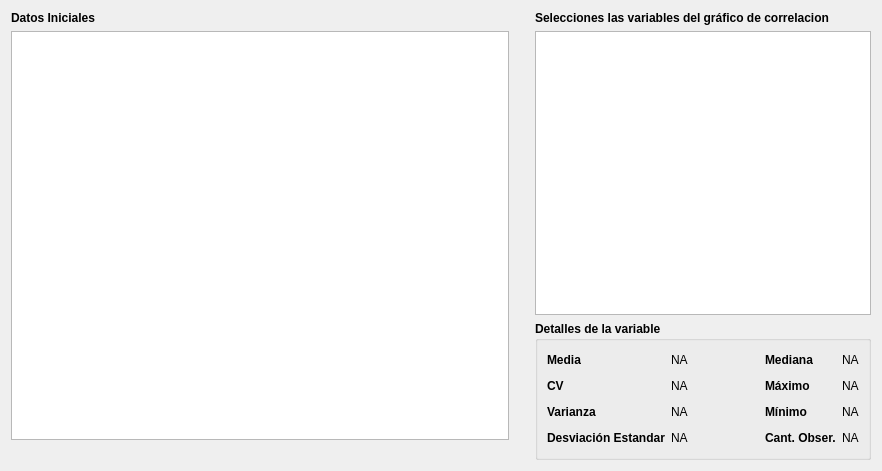
<?xml version="1.0" encoding="UTF-8"?>
<ui version="4.0">
 <class>WidgetDataFilter</class>
 <widget class="QWidget" name="WidgetDataFilter">
  <property name="geometry">
   <rect>
    <x>0</x>
    <y>0</y>
    <width>882</width>
    <height>471</height>
   </rect>
  </property>
  <property name="windowTitle">
   <string>Form</string>
  </property>
  <layout class="QHBoxLayout" name="horizontalLayout">
   <item>
    <layout class="QVBoxLayout" name="verticalLayout_3">
     <item>
      <layout class="QVBoxLayout" name="verticalLayout">
       <property name="sizeConstraint">
        <enum>QLayout::SetMinimumSize</enum>
       </property>
       <item>
        <widget class="QLabel" name="label">
         <property name="sizePolicy">
          <sizepolicy hsizetype="Maximum" vsizetype="Fixed">
           <horstretch>0</horstretch>
           <verstretch>0</verstretch>
          </sizepolicy>
         </property>
         <property name="font">
          <font>
           <weight>75</weight>
           <bold>true</bold>
          </font>
         </property>
         <property name="text">
          <string>Datos Iniciales</string>
         </property>
        </widget>
       </item>
       <item>
        <widget class="QTableView" name="tableViewDataFrame">
         <property name="sizePolicy">
          <sizepolicy hsizetype="MinimumExpanding" vsizetype="Expanding">
           <horstretch>0</horstretch>
           <verstretch>0</verstretch>
          </sizepolicy>
         </property>
         <property name="minimumSize">
          <size>
           <width>0</width>
           <height>0</height>
          </size>
         </property>
        </widget>
       </item>
      </layout>
     </item>
     <item>
      <spacer name="horizontalSpacer_5">
       <property name="orientation">
        <enum>Qt::Horizontal</enum>
       </property>
       <property name="sizeType">
        <enum>QSizePolicy::MinimumExpanding</enum>
       </property>
       <property name="sizeHint" stdset="0">
        <size>
         <width>426</width>
         <height>20</height>
        </size>
       </property>
      </spacer>
     </item>
    </layout>
   </item>
   <item>
    <layout class="QGridLayout" name="gridLayout_2">
     <item row="0" column="0">
      <spacer name="verticalSpacer">
       <property name="orientation">
        <enum>Qt::Vertical</enum>
       </property>
       <property name="sizeHint" stdset="0">
        <size>
         <width>20</width>
         <height>218</height>
        </size>
       </property>
      </spacer>
     </item>
     <item row="0" column="1">
      <layout class="QVBoxLayout" name="verticalLayout_2">
       <item>
        <widget class="QLabel" name="label_2">
         <property name="sizePolicy">
          <sizepolicy hsizetype="Maximum" vsizetype="Maximum">
           <horstretch>0</horstretch>
           <verstretch>0</verstretch>
          </sizepolicy>
         </property>
         <property name="font">
          <font>
           <weight>75</weight>
           <bold>true</bold>
          </font>
         </property>
         <property name="text">
          <string>Selecciones las variables del gráfico de correlacion</string>
         </property>
        </widget>
       </item>
       <item>
        <widget class="QListView" name="listViewVariable">
         <property name="sizePolicy">
          <sizepolicy hsizetype="Preferred" vsizetype="Minimum">
           <horstretch>0</horstretch>
           <verstretch>0</verstretch>
          </sizepolicy>
         </property>
         <property name="minimumSize">
          <size>
           <width>250</width>
           <height>0</height>
          </size>
         </property>
         <property name="maximumSize">
          <size>
           <width>16777215</width>
           <height>16777215</height>
          </size>
         </property>
        </widget>
       </item>
      </layout>
     </item>
     <item row="1" column="1">
      <widget class="QGroupBox" name="gBVariable">
       <property name="sizePolicy">
        <sizepolicy hsizetype="Preferred" vsizetype="Minimum">
         <horstretch>0</horstretch>
         <verstretch>0</verstretch>
        </sizepolicy>
       </property>
       <property name="font">
        <font>
         <weight>75</weight>
         <bold>true</bold>
        </font>
       </property>
       <property name="title">
        <string>Detalles de la variable</string>
       </property>
       <layout class="QGridLayout" name="gridLayout">
        <item row="2" column="4">
         <widget class="QLabel" name="lOMin">
          <property name="font">
           <font>
            <weight>50</weight>
            <bold>false</bold>
           </font>
          </property>
          <property name="text">
           <string>NA</string>
          </property>
         </widget>
        </item>
        <item row="3" column="3">
         <widget class="QLabel" name="label_10">
          <property name="sizePolicy">
           <sizepolicy hsizetype="Maximum" vsizetype="Preferred">
            <horstretch>0</horstretch>
            <verstretch>0</verstretch>
           </sizepolicy>
          </property>
          <property name="text">
           <string>Cant. Obser.</string>
          </property>
         </widget>
        </item>
        <item row="2" column="1">
         <widget class="QLabel" name="lOVarianza">
          <property name="font">
           <font>
            <weight>50</weight>
            <bold>false</bold>
           </font>
          </property>
          <property name="text">
           <string>NA</string>
          </property>
         </widget>
        </item>
        <item row="1" column="1">
         <widget class="QLabel" name="lOCV">
          <property name="font">
           <font>
            <weight>50</weight>
            <bold>false</bold>
           </font>
          </property>
          <property name="text">
           <string>NA</string>
          </property>
         </widget>
        </item>
        <item row="0" column="4">
         <widget class="QLabel" name="lOMedian">
          <property name="font">
           <font>
            <weight>50</weight>
            <bold>false</bold>
           </font>
          </property>
          <property name="text">
           <string>NA</string>
          </property>
         </widget>
        </item>
        <item row="3" column="2">
         <spacer name="horizontalSpacer_4">
          <property name="orientation">
           <enum>Qt::Horizontal</enum>
          </property>
          <property name="sizeType">
           <enum>QSizePolicy::Maximum</enum>
          </property>
          <property name="sizeHint" stdset="0">
           <size>
            <width>71</width>
            <height>20</height>
           </size>
          </property>
         </spacer>
        </item>
        <item row="2" column="0">
         <widget class="QLabel" name="label_5">
          <property name="sizePolicy">
           <sizepolicy hsizetype="Maximum" vsizetype="Preferred">
            <horstretch>0</horstretch>
            <verstretch>0</verstretch>
           </sizepolicy>
          </property>
          <property name="text">
           <string>Varianza</string>
          </property>
         </widget>
        </item>
        <item row="1" column="0">
         <widget class="QLabel" name="label_4">
          <property name="sizePolicy">
           <sizepolicy hsizetype="Maximum" vsizetype="Preferred">
            <horstretch>0</horstretch>
            <verstretch>0</verstretch>
           </sizepolicy>
          </property>
          <property name="text">
           <string>CV</string>
          </property>
         </widget>
        </item>
        <item row="1" column="2">
         <spacer name="horizontalSpacer_2">
          <property name="orientation">
           <enum>Qt::Horizontal</enum>
          </property>
          <property name="sizeType">
           <enum>QSizePolicy::Maximum</enum>
          </property>
          <property name="sizeHint" stdset="0">
           <size>
            <width>71</width>
            <height>20</height>
           </size>
          </property>
         </spacer>
        </item>
        <item row="2" column="3">
         <widget class="QLabel" name="label_9">
          <property name="sizePolicy">
           <sizepolicy hsizetype="Maximum" vsizetype="Preferred">
            <horstretch>0</horstretch>
            <verstretch>0</verstretch>
           </sizepolicy>
          </property>
          <property name="text">
           <string>Mínimo</string>
          </property>
         </widget>
        </item>
        <item row="0" column="3">
         <widget class="QLabel" name="label_7">
          <property name="sizePolicy">
           <sizepolicy hsizetype="Maximum" vsizetype="Preferred">
            <horstretch>0</horstretch>
            <verstretch>0</verstretch>
           </sizepolicy>
          </property>
          <property name="text">
           <string>Mediana</string>
          </property>
         </widget>
        </item>
        <item row="0" column="1">
         <widget class="QLabel" name="lOMedia">
          <property name="font">
           <font>
            <weight>50</weight>
            <bold>false</bold>
           </font>
          </property>
          <property name="text">
           <string>NA</string>
          </property>
         </widget>
        </item>
        <item row="3" column="4">
         <widget class="QLabel" name="lONumberMeas">
          <property name="font">
           <font>
            <weight>50</weight>
            <bold>false</bold>
           </font>
          </property>
          <property name="text">
           <string>NA</string>
          </property>
         </widget>
        </item>
        <item row="1" column="3">
         <widget class="QLabel" name="label_8">
          <property name="sizePolicy">
           <sizepolicy hsizetype="Maximum" vsizetype="Preferred">
            <horstretch>0</horstretch>
            <verstretch>0</verstretch>
           </sizepolicy>
          </property>
          <property name="text">
           <string>Máximo</string>
          </property>
         </widget>
        </item>
        <item row="3" column="0">
         <widget class="QLabel" name="label_6">
          <property name="sizePolicy">
           <sizepolicy hsizetype="Maximum" vsizetype="Preferred">
            <horstretch>0</horstretch>
            <verstretch>0</verstretch>
           </sizepolicy>
          </property>
          <property name="text">
           <string>Desviación Estandar</string>
          </property>
         </widget>
        </item>
        <item row="2" column="2">
         <spacer name="horizontalSpacer_3">
          <property name="orientation">
           <enum>Qt::Horizontal</enum>
          </property>
          <property name="sizeType">
           <enum>QSizePolicy::Maximum</enum>
          </property>
          <property name="sizeHint" stdset="0">
           <size>
            <width>71</width>
            <height>20</height>
           </size>
          </property>
         </spacer>
        </item>
        <item row="1" column="4">
         <widget class="QLabel" name="lOMax">
          <property name="font">
           <font>
            <weight>50</weight>
            <bold>false</bold>
           </font>
          </property>
          <property name="text">
           <string>NA</string>
          </property>
         </widget>
        </item>
        <item row="0" column="0">
         <widget class="QLabel" name="label_3">
          <property name="sizePolicy">
           <sizepolicy hsizetype="Maximum" vsizetype="Preferred">
            <horstretch>0</horstretch>
            <verstretch>0</verstretch>
           </sizepolicy>
          </property>
          <property name="text">
           <string>Media</string>
          </property>
         </widget>
        </item>
        <item row="0" column="2">
         <spacer name="horizontalSpacer">
          <property name="orientation">
           <enum>Qt::Horizontal</enum>
          </property>
          <property name="sizeType">
           <enum>QSizePolicy::Maximum</enum>
          </property>
          <property name="sizeHint" stdset="0">
           <size>
            <width>71</width>
            <height>20</height>
           </size>
          </property>
         </spacer>
        </item>
        <item row="3" column="1">
         <widget class="QLabel" name="lOSTD">
          <property name="font">
           <font>
            <weight>50</weight>
            <bold>false</bold>
           </font>
          </property>
          <property name="text">
           <string>NA</string>
          </property>
         </widget>
        </item>
       </layout>
      </widget>
     </item>
    </layout>
   </item>
  </layout>
 </widget>
 <resources/>
 <connections/>
</ui>
